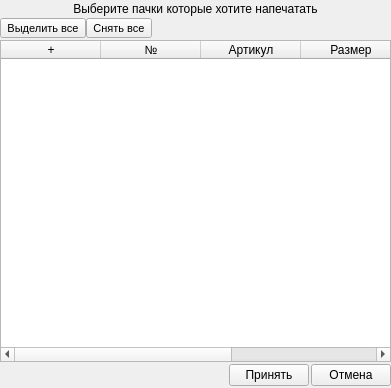
<?xml version="1.0" encoding="UTF-8"?>
<ui version="4.0">
 <class>Dialog</class>
 <widget class="QDialog" name="Dialog">
  <property name="geometry">
   <rect>
    <x>0</x>
    <y>0</y>
    <width>391</width>
    <height>388</height>
   </rect>
  </property>
  <property name="windowTitle">
   <string>Печать паспортов</string>
  </property>
  <layout class="QGridLayout" name="gridLayout">
   <property name="leftMargin">
    <number>0</number>
   </property>
   <property name="topMargin">
    <number>2</number>
   </property>
   <property name="rightMargin">
    <number>0</number>
   </property>
   <property name="bottomMargin">
    <number>2</number>
   </property>
   <property name="spacing">
    <number>2</number>
   </property>
   <item row="2" column="0">
    <widget class="QTableWidget" name="tw_pack">
     <property name="editTriggers">
      <set>QAbstractItemView::NoEditTriggers</set>
     </property>
     <property name="selectionBehavior">
      <enum>QAbstractItemView::SelectRows</enum>
     </property>
     <attribute name="horizontalHeaderMinimumSectionSize">
      <number>35</number>
     </attribute>
     <attribute name="verticalHeaderVisible">
      <bool>false</bool>
     </attribute>
     <attribute name="verticalHeaderDefaultSectionSize">
      <number>20</number>
     </attribute>
     <attribute name="verticalHeaderMinimumSectionSize">
      <number>18</number>
     </attribute>
     <column>
      <property name="text">
       <string>+</string>
      </property>
     </column>
     <column>
      <property name="text">
       <string>№</string>
      </property>
     </column>
     <column>
      <property name="text">
       <string>Артикул</string>
      </property>
     </column>
     <column>
      <property name="text">
       <string>Размер</string>
      </property>
     </column>
     <column>
      <property name="text">
       <string>Параметр</string>
      </property>
     </column>
    </widget>
   </item>
   <item row="1" column="0">
    <layout class="QHBoxLayout" name="horizontalLayout_3">
     <property name="spacing">
      <number>0</number>
     </property>
     <item>
      <widget class="QToolButton" name="bu_pack_add">
       <property name="font">
        <font>
         <pointsize>8</pointsize>
        </font>
       </property>
       <property name="text">
        <string>Выделить все</string>
       </property>
      </widget>
     </item>
     <item>
      <widget class="QToolButton" name="bu_pack_change">
       <property name="font">
        <font>
         <pointsize>8</pointsize>
        </font>
       </property>
       <property name="text">
        <string>Снять все</string>
       </property>
      </widget>
     </item>
     <item>
      <spacer name="horizontalSpacer">
       <property name="orientation">
        <enum>Qt::Horizontal</enum>
       </property>
       <property name="sizeHint" stdset="0">
        <size>
         <width>40</width>
         <height>20</height>
        </size>
       </property>
      </spacer>
     </item>
    </layout>
   </item>
   <item row="3" column="0">
    <layout class="QHBoxLayout" name="horizontalLayout_4">
     <item>
      <spacer name="horizontalSpacer_2">
       <property name="orientation">
        <enum>Qt::Horizontal</enum>
       </property>
       <property name="sizeHint" stdset="0">
        <size>
         <width>40</width>
         <height>20</height>
        </size>
       </property>
      </spacer>
     </item>
     <item>
      <widget class="QPushButton" name="pushButton">
       <property name="text">
        <string>Принять</string>
       </property>
       <property name="autoDefault">
        <bool>false</bool>
       </property>
      </widget>
     </item>
     <item>
      <widget class="QPushButton" name="pushButton_2">
       <property name="text">
        <string>Отмена</string>
       </property>
       <property name="autoDefault">
        <bool>false</bool>
       </property>
      </widget>
     </item>
    </layout>
   </item>
   <item row="0" column="0">
    <widget class="QLabel" name="label">
     <property name="text">
      <string>Выберите пачки которые хотите напечатать</string>
     </property>
     <property name="alignment">
      <set>Qt::AlignCenter</set>
     </property>
    </widget>
   </item>
  </layout>
 </widget>
 <resources/>
 <connections>
  <connection>
   <sender>pushButton</sender>
   <signal>clicked()</signal>
   <receiver>Dialog</receiver>
   <slot>ui_acc()</slot>
   <hints>
    <hint type="sourcelabel">
     <x>286</x>
     <y>380</y>
    </hint>
    <hint type="destinationlabel">
     <x>286</x>
     <y>424</y>
    </hint>
   </hints>
  </connection>
  <connection>
   <sender>pushButton_2</sender>
   <signal>clicked()</signal>
   <receiver>Dialog</receiver>
   <slot>ui_can()</slot>
   <hints>
    <hint type="sourcelabel">
     <x>361</x>
     <y>374</y>
    </hint>
    <hint type="destinationlabel">
     <x>502</x>
     <y>368</y>
    </hint>
   </hints>
  </connection>
  <connection>
   <sender>bu_pack_add</sender>
   <signal>clicked()</signal>
   <receiver>Dialog</receiver>
   <slot>ui_check_all()</slot>
   <hints>
    <hint type="sourcelabel">
     <x>15</x>
     <y>31</y>
    </hint>
    <hint type="destinationlabel">
     <x>-26</x>
     <y>29</y>
    </hint>
   </hints>
  </connection>
  <connection>
   <sender>bu_pack_change</sender>
   <signal>clicked()</signal>
   <receiver>Dialog</receiver>
   <slot>ui_uncheck_all()</slot>
   <hints>
    <hint type="sourcelabel">
     <x>121</x>
     <y>26</y>
    </hint>
    <hint type="destinationlabel">
     <x>116</x>
     <y>-82</y>
    </hint>
   </hints>
  </connection>
 </connections>
 <slots>
  <slot>ui_acc()</slot>
  <slot>ui_can()</slot>
  <slot>ui_check_all()</slot>
  <slot>ui_uncheck_all()</slot>
 </slots>
</ui>
